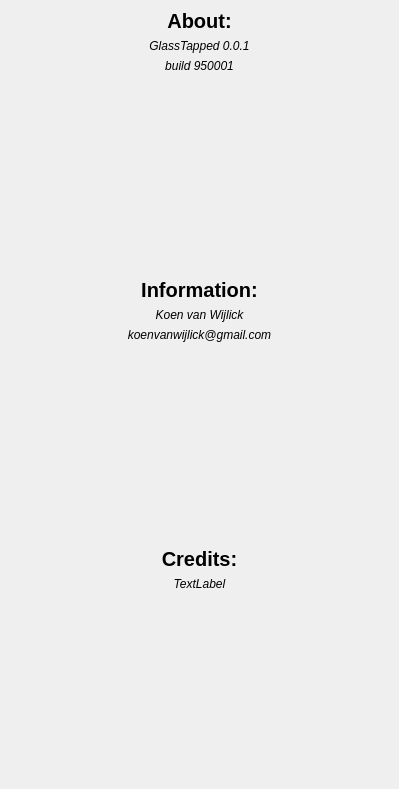
<?xml version="1.0" encoding="UTF-8"?>
<ui version="4.0">
 <class>About</class>
 <widget class="QWidget" name="About">
  <property name="geometry">
   <rect>
    <x>0</x>
    <y>0</y>
    <width>399</width>
    <height>789</height>
   </rect>
  </property>
  <property name="windowTitle">
   <string>Form</string>
  </property>
  <widget class="QLabel" name="Background">
   <property name="geometry">
    <rect>
     <x>0</x>
     <y>0</y>
     <width>399</width>
     <height>789</height>
    </rect>
   </property>
   <property name="text">
    <string/>
   </property>
  </widget>
  <widget class="QWidget" name="verticalLayoutWidget">
   <property name="geometry">
    <rect>
     <x>-1</x>
     <y>-1</y>
     <width>401</width>
     <height>791</height>
    </rect>
   </property>
   <layout class="QVBoxLayout" name="verticalLayout">
    <item>
     <spacer name="verticalSpacer_4">
      <property name="orientation">
       <enum>Qt::Vertical</enum>
      </property>
      <property name="sizeType">
       <enum>QSizePolicy::Minimum</enum>
      </property>
      <property name="sizeHint" stdset="0">
       <size>
        <width>20</width>
        <height>10</height>
       </size>
      </property>
     </spacer>
    </item>
    <item>
     <widget class="QLabel" name="label_2">
      <property name="font">
       <font>
        <pointsize>15</pointsize>
        <bold>true</bold>
       </font>
      </property>
      <property name="text">
       <string>About:</string>
      </property>
      <property name="alignment">
       <set>Qt::AlignCenter</set>
      </property>
     </widget>
    </item>
    <item>
     <widget class="QLabel" name="label_3">
      <property name="font">
       <font>
        <italic>true</italic>
        <strikeout>false</strikeout>
       </font>
      </property>
      <property name="text">
       <string>GlassTapped 0.0.1</string>
      </property>
      <property name="alignment">
       <set>Qt::AlignCenter</set>
      </property>
     </widget>
    </item>
    <item>
     <widget class="QLabel" name="label_7">
      <property name="font">
       <font>
        <italic>true</italic>
        <strikeout>false</strikeout>
       </font>
      </property>
      <property name="text">
       <string>build 950001</string>
      </property>
      <property name="alignment">
       <set>Qt::AlignCenter</set>
      </property>
     </widget>
    </item>
    <item>
     <spacer name="verticalSpacer_2">
      <property name="orientation">
       <enum>Qt::Vertical</enum>
      </property>
      <property name="sizeHint" stdset="0">
       <size>
        <width>20</width>
        <height>40</height>
       </size>
      </property>
     </spacer>
    </item>
    <item>
     <widget class="QLabel" name="label_8">
      <property name="font">
       <font>
        <pointsize>15</pointsize>
        <bold>true</bold>
       </font>
      </property>
      <property name="text">
       <string>Information:</string>
      </property>
      <property name="alignment">
       <set>Qt::AlignCenter</set>
      </property>
     </widget>
    </item>
    <item>
     <widget class="QLabel" name="label_6">
      <property name="font">
       <font>
        <italic>true</italic>
        <strikeout>false</strikeout>
       </font>
      </property>
      <property name="text">
       <string>Koen van Wijlick</string>
      </property>
      <property name="alignment">
       <set>Qt::AlignCenter</set>
      </property>
     </widget>
    </item>
    <item>
     <widget class="QLabel" name="label_5">
      <property name="font">
       <font>
        <italic>true</italic>
        <strikeout>false</strikeout>
       </font>
      </property>
      <property name="text">
       <string>koenvanwijlick@gmail.com</string>
      </property>
      <property name="alignment">
       <set>Qt::AlignCenter</set>
      </property>
     </widget>
    </item>
    <item>
     <spacer name="verticalSpacer">
      <property name="orientation">
       <enum>Qt::Vertical</enum>
      </property>
      <property name="sizeHint" stdset="0">
       <size>
        <width>20</width>
        <height>40</height>
       </size>
      </property>
     </spacer>
    </item>
    <item>
     <widget class="QLabel" name="label_4">
      <property name="font">
       <font>
        <pointsize>15</pointsize>
        <bold>true</bold>
       </font>
      </property>
      <property name="text">
       <string>Credits:</string>
      </property>
      <property name="alignment">
       <set>Qt::AlignCenter</set>
      </property>
     </widget>
    </item>
    <item>
     <widget class="QLabel" name="label">
      <property name="font">
       <font>
        <italic>true</italic>
        <strikeout>false</strikeout>
       </font>
      </property>
      <property name="text">
       <string>TextLabel</string>
      </property>
      <property name="alignment">
       <set>Qt::AlignCenter</set>
      </property>
     </widget>
    </item>
    <item>
     <spacer name="verticalSpacer_3">
      <property name="orientation">
       <enum>Qt::Vertical</enum>
      </property>
      <property name="sizeHint" stdset="0">
       <size>
        <width>20</width>
        <height>40</height>
       </size>
      </property>
     </spacer>
    </item>
   </layout>
  </widget>
 </widget>
 <resources>
  <include location="../images.qrc"/>
 </resources>
 <connections/>
</ui>
